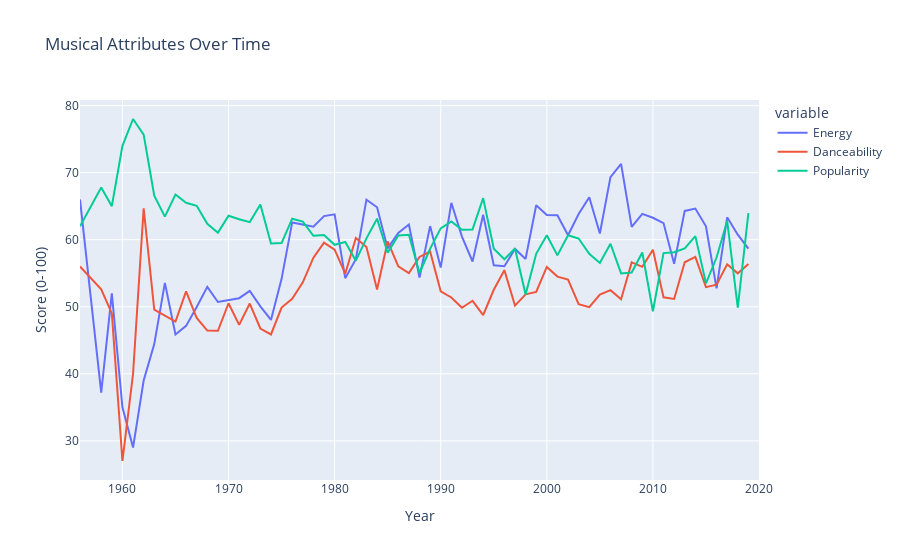

Notebook code cell kept with this figure:
### Markdown cell above
The artist and genre analysis reveals important characteristics about the dataset's composition:

Artist Distribution:
- `731` unique artists across `1,994` songs indicates a good variety
- Top artists are predominantly classic rock bands/artists (`Queen`, `Beatles`, `U2`)
- The most represented artist (`Queen`) has only `37` songs (`1.86%` of dataset), showing balanced representation

Genre Distribution:
- `149` unique genres shows diverse musical styles
- Strong bias towards rock genres:
  * `Album rock` dominates (`413` songs, `~20.7%` of dataset)
  * Multiple rock subgenres in top `10` (`alternative`, `classic`, `dance rock`)
- Significant Dutch music influence (`dutch pop`, `dutch indie`, `dutch cabaret`)
- `Adult standards` and `dance pop` represent non-rock mainstream genres

This distribution suggests the dataset has a Western rock music focus with particular emphasis on European artists, which should be considered when drawing conclusions from further analyses.

### Code cell
# Average metrics for every year
yearly_trends = df.groupby('Year').agg({
    'Energy': 'mean',
    'Danceability': 'mean',
    'Loudness (dB)': 'mean',
    'Popularity': 'mean'
}).reset_index()

# Plot trends with range limititations
fig = px.line(yearly_trends, x='Year', 
              y=['Energy', 'Danceability', 'Popularity'],
              title='Musical Attributes Over Time')

# x-axis range
fig.update_layout(
    xaxis_range=[1956, 2020],
    yaxis_title='Score (0-100)',
    xaxis_title='Year'
)

fig.show()

### Figure 1 — Plotly figure (JSON) as saved in the notebook; plotly's stock layout.template omitted (floating-point values rounded to 4 significant figures)
{"data": [{"hovertemplate": "variable=Energy<br>Year=%{x}<br>value=%{y}<extra></extra>", "legendgroup": "Energy", "line": {"color": "#636efa", "dash": "solid"}, "marker": {"symbol": "circle"}, "mode": "lines", "name": "Energy", "orientation": "v", "showlegend": true, "type": "scatter", "x": [1956, 1958, 1959, 1960, 1961, 1962, 1963, 1964, 1965, 1966, 1967, 1968, 1969, 1970, 1971, 1972, 1973, 1974, 1975, 1976, 1977, 1978, 1979, 1980, 1981, 1982, 1983, 1984, 1985, 1986, 1987, 1988, 1989, 1990, 1991, 1992, 1993, 1994, 1995, 1996, 1997, 1998, 1999, 2000, 2001, 2002, 2003, 2004, 2005, 2006, 2007, 2008, 2009, 2010, 2011, 2012, 2013, 2014, 2015, 2016, 2017, 2018, 2019], "xaxis": "x", "y": [66, 37.2, 52, 35, 29, 39, 44.43, 53.56, 45.87, 47.15, 49.97, 52.96, 50.71, 50.95, 51.28, 52.38, 50.07, 48.04, 54.17, 62.58, 62.31, 61.94, 63.52, 63.78, 54.27, 57.09, 65.97, 64.84, 58.71, 61, 62.26, 54.37, 62.03, 55.84, 65.5, 60.46, 56.75, 63.72, 56.18, 56.04, 58.63, 57.13, 65.14, 63.7, 63.63, 60.66, 63.82, 66.33, 60.93, 69.33, 71.31, 61.91, 63.86, 63.27, 62.48, 56.41, 64.29, 64.65, 62, 52.74, 63.33, 60.75, 58.67], "yaxis": "y"}, {"hovertemplate": "variable=Danceability<br>Year=%{x}<br>value=%{y}<extra></extra>", "legendgroup": "Danceability", "line": {"color": "#EF553B", "dash": "solid"}, "marker": {"symbol": "circle"}, "mode": "lines", "name": "Danceability", "orientation": "v", "showlegend": true, "type": "scatter", "x": [1956, 1958, 1959, 1960, 1961, 1962, 1963, 1964, 1965, 1966, 1967, 1968, 1969, 1970, 1971, 1972, 1973, 1974, 1975, 1976, 1977, 1978, 1979, 1980, 1981, 1982, 1983, 1984, 1985, 1986, 1987, 1988, 1989, 1990, 1991, 1992, 1993, 1994, 1995, 1996, 1997, 1998, 1999, 2000, 2001, 2002, 2003, 2004, 2005, 2006, 2007, 2008, 2009, 2010, 2011, 2012, 2013, 2014, 2015, 2016, 2017, 2018, 2019], "xaxis": "x", "y": [56, 52.6, 49, 27, 40, 64.67, 49.57, 48.67, 47.8, 52.3, 48.32, 46.44, 46.42, 50.52, 47.3, 50.48, 46.76, 45.87, 49.89, 51.19, 53.65, 57.32, 59.58, 58.51, 54.93, 60.25, 58.9, 52.57, 59.74, 56.02, 55.02, 57.43, 58.24, 52.32, 51.38, 49.86, 50.89, 48.76, 52.54, 55.46, 50.17, 51.84, 52.21, 55.94, 54.5, 54.06, 50.39, 49.93, 51.82, 52.48, 51.11, 56.61, 55.95, 58.52, 51.41, 51.17, 56.63, 57.44, 52.93, 53.29, 56.33, 54.98, 56.38], "yaxis": "y"}, {"hovertemplate": "variable=Popularity<br>Year=%{x}<br>value=%{y}<extra></extra>", "legendgroup": "Popularity", "line": {"color": "#00cc96", "dash": "solid"}, "marker": {"symbol": "circle"}, "mode": "lines", "name": "Popularity", "orientation": "v", "showlegend": true, "type": "scatter", "x": [1956, 1958, 1959, 1960, 1961, 1962, 1963, 1964, 1965, 1966, 1967, 1968, 1969, 1970, 1971, 1972, 1973, 1974, 1975, 1976, 1977, 1978, 1979, 1980, 1981, 1982, 1983, 1984, 1985, 1986, 1987, 1988, 1989, 1990, 1991, 1992, 1993, 1994, 1995, 1996, 1997, 1998, 1999, 2000, 2001, 2002, 2003, 2004, 2005, 2006, 2007, 2008, 2009, 2010, 2011, 2012, 2013, 2014, 2015, 2016, 2017, 2018, 2019], "xaxis": "x", "y": [62, 67.8, 65, 74, 78, 75.67, 66.57, 63.44, 66.73, 65.5, 65.05, 62.37, 61.05, 63.58, 63.05, 62.62, 65.24, 59.43, 59.5, 63.13, 62.71, 60.58, 60.7, 59.24, 59.67, 56.88, 60.2, 63.14, 58.06, 60.62, 60.74, 55.03, 58.65, 61.68, 62.71, 61.49, 61.54, 66.2, 58.64, 57.08, 58.69, 51.82, 57.9, 60.67, 57.67, 60.66, 60.18, 57.91, 56.52, 59.4, 54.97, 55.11, 58.09, 49.33, 58, 58.12, 58.71, 60.53, 53.5, 57.34, 62.8, 49.87, 63.95], "yaxis": "y"}], "layout": {"legend": {"title": {"text": "variable"}, "tracegroupgap": 0}, "title": {"text": "Musical Attributes Over Time"}, "xaxis": {"anchor": "y", "domain": [0, 1], "range": [1956, 2020], "title": {"text": "Year"}}, "yaxis": {"anchor": "x", "domain": [0, 1], "title": {"text": "Score (0-100)"}}}}
